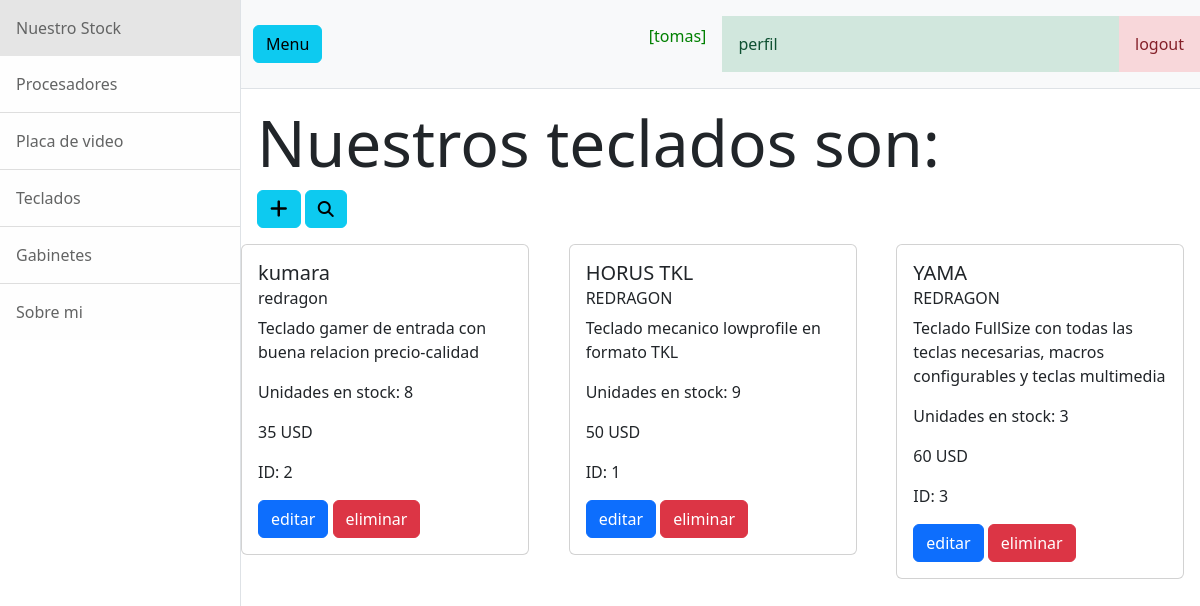
The app's page /teclado (signed in) with its own data.
### StockProductos/models.py (models this page shows, shortened)
class Teclado(models.Model):
    marca = models.CharField(max_length = 30)
    modelo = models.CharField(max_length = 30)
    stock = models.IntegerField(default = 1)
    precio = models.IntegerField()
    descripcion = models.CharField(max_length = 200)
    class Meta:
        ordering = ["precio"]

### StockProductos/views.py (the view)
# urls.py: path('teclado', TecladoList.as_view(), name="teclado"),
class TecladoList(LoginRequiredMixin, ListView):
    model = Teclado

### StockProductos/templates/StockProductos/teclado_list.html
{% extends "StockProductos/index.html" %}
{% block contenido  %}
<div class="m-3">
    <h1 class="display-3">Nuestros teclados son:</h1>
    <a class="btn btn-info" href="{% url 'TecladoCreate' %}"> <i class="fa fa-plus fa-lg" title = "Crear"> </i> </a>
    <a class="btn btn-info" href="{% url 'buscarTeclados' %}" ><i class="fa-solid fa-magnifying-glass"></i></a>
</div>
<div class="row row-cols-1 row-cols-md-3 g-4">
    {% for teclado in teclado_list %}
    <div class="col">
        <div class="card" style="width: 18rem;">
            <div class="card-body">
                <h5 class="card-title">{{teclado.modelo}}</h5>
                <h6 class="card-subtitle mb-2 text-body-secondary">{{ teclado.marca }}</h6>
                <p class="card-text">{{ teclado.descripcion }}</p>
                <p class="card-text">Unidades en stock: {{ teclado.stock }}</p>
                <p class="card-text">{{ teclado.precio }} USD</p>
                <p class="card-text">ID: {{ teclado.id }}</p>
                <a href="{% url 'actualizarTeclado' teclado.id %}" class="btn btn-primary">editar</a>
                <a href="{% url 'deleteTeclado' teclado.id %}" class="btn btn-danger">eliminar</a>
            </div>
        </div>
    </div>
    {% endfor %}
</div>
{% endblock contenido %}

### StockProductos/templates/StockProductos/index.html (shortened to what this page needs)
<!DOCTYPE html>
<html lang="en">
    <head>
        {% load static %}
        <link href=" {% static 'css/styles.css' %}" rel="stylesheet" />
        <link rel="stylesheet" href="https://cdnjs.cloudflare.com/ajax/libs/font-awesome/6.4.0/css/all.min.css">
    </head>
    <body>
        <div class="d-flex" id="wrapper">
            <div class="border-end bg-white" id="sidebar-wrapper">
                <a class="list-group-item list-group-item-action list-group-item-light p-3" href="{% url 'home' %}">Nuestro Stock</a>
                <div class="list-group list-group-flush">
                    {% if user.is_authenticated %}
                        <a class="list-group-item list-group-item-action list-group-item-light p-3" href="{% url 'procesador' %}">Procesadores</a>
                        <a class="list-group-item list-group-item-action list-group-item-light p-3" href="{% url 'placaVideo' %}">Placa de video</a>
                        <a class="list-group-item list-group-item-action list-group-item-light p-3" href="{% url 'teclado' %}">Teclados</a>
                        <a class="list-group-item list-group-item-action list-group-item-light p-3" href="{% url 'gabinete' %}">Gabinetes</a>
                        <a class="list-group-item list-group-item-action list-group-item-light p-3" href="{% url 'aboutMe' %}">Sobre mi</a>
                    {% endif %}
                </div>
            </div>
            <div id="page-content-wrapper">
                <nav class="navbar navbar-expand-lg navbar-light bg-light border-bottom">
                    <div class="container-fluid">
                        <button class="btn btn-info" id="sidebarToggle">Menu</button>
                    </div>
                    {% if user.is_authenticated %}
                        <p style="color:green" class="text-center p-3">[{{user.username}}]</p>
                        <a class="list-group-item list-group-item-action list-group-item-success p-3" href="{% url 'perfil' %}">perfil</a>
                        <form method="post" action="{% url 'logout' %}">
                            <button type="submit" class="list-group-item list-group-item-action list-group-item-danger p-3">logout</button>
                        </form>
                    {% else %}
                        <a class="list-group-item list-group-item-action list-group-item-light p-3" href="{% url 'login' %}">login</a>
                        <a class="list-group-item list-group-item-action list-group-item-light p-3" href="{% url 'registrar' %}">registrar</a>
                    {% endif %}
                </nav>
                {% block contenido %}{% endblock contenido %}
            </div>
        </div>
    </body>
</html>

### records on screen
Teclado: modelo "kumara", marca "redragon", descripcion "Teclado gamer de entrada con buena relacion precio-calidad", stock "8", precio "35", id "2"
Teclado: modelo "HORUS TKL", marca "REDRAGON", descripcion "Teclado mecanico lowprofile en formato TKL", stock "9", precio "50", id "1"
Teclado: modelo "YAMA", marca "REDRAGON", descripcion "Teclado FullSize con todas las teclas necesarias, macros configurables y teclas multimedia", stock "3", precio "60", id "3"

### other values on screen
{{ user.username }} "tomas"
